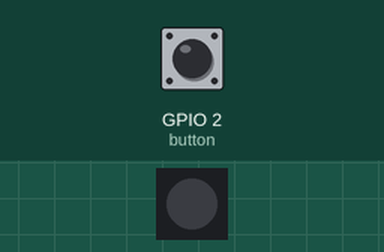
This program was run on a simulated Raspberry Pi (BCM pin numbers). Shown: 1 RGB LEDs in strip order, left to right. Inputs (shaded band) come from the test bench; at power-on: GPIO 2 (button) HIGH.

Above: at 1.2 s.
1.3 s: GPIO 2 (button) pulled LOW for 0.15 s
At 2.2 s:
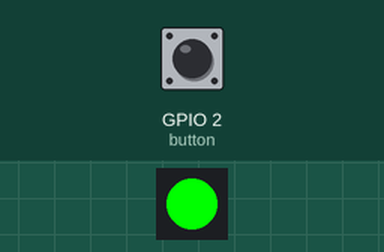
2.9 s: GPIO 2 (button) pulled LOW for 1 s
At 4.7 s:
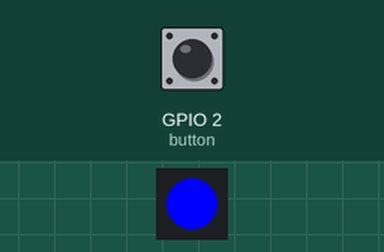
5.9 s: GPIO 2 (button) pulled LOW for 3.2 s
At 5.91 s:
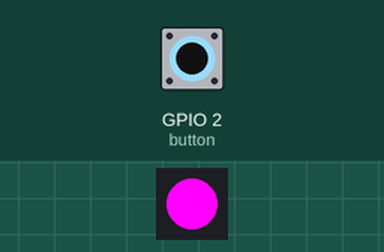
Timing chart, 0 to 10.6 s (numbered marks = the images above; inputs shaded):
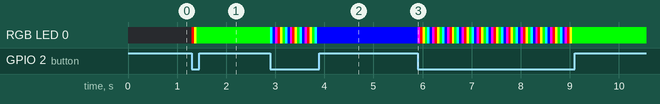

Measured:
- after the input at 1.3 s, RGB LED 0: off → RGB(255, 0, 0) at once, → RGB(255, 255, 0) 0.05 s later, → RGB(0, 255, 0) 0.05 s later
- after the input at 2.9 s, RGB LED 0: RGB(0, 255, 0) → RGB(0, 255, 255) at once, then repeats every 0.30 s: RGB(0, 0, 255) 0.05 s, RGB(255, 0, 255) 0.05 s, RGB(255, 0, 0) 0.05 s, RGB(255, 255, 0) 0.05 s, RGB(0, 255, 0) 0.05 s, RGB(0, 255, 255) 0.05 s, until it stays RGB(0, 0, 255) from 3.9 s
- after the input at 5.9 s, RGB LED 0: RGB(0, 0, 255) → RGB(255, 0, 255) at once, then repeats every 0.30 s: RGB(255, 0, 0) 0.05 s, RGB(255, 255, 0) 0.05 s, RGB(0, 255, 0) 0.05 s, RGB(0, 255, 255) 0.05 s, RGB(0, 0, 255) 0.05 s, RGB(255, 0, 255) 0.05 s, until it stays RGB(0, 255, 0) from 9.1 s

The program:

kirakira.py
```python
from gpiozero import RGBLED, Button
from time import sleep

# タクトスイッチをGPIO 2に接続
button = Button(2)

# フルカラーLEDをGPIO 9〜11に接続
led = RGBLED(red=9, green=10, blue=11)

# 順に表示するカラーを配列に設定（赤、黄、緑、シアン、青、紫）
colors = [(1,0,0), (1,1,0), (0,1,0), (0,1,1), (0,0,1), (1,0,1)]

i = 0
while True:
    if button.is_pressed:
        # スイッチが押されたときだけ色を変更
        led.color = colors[i % 6]
        sleep(0.05)
        i += 1
```
